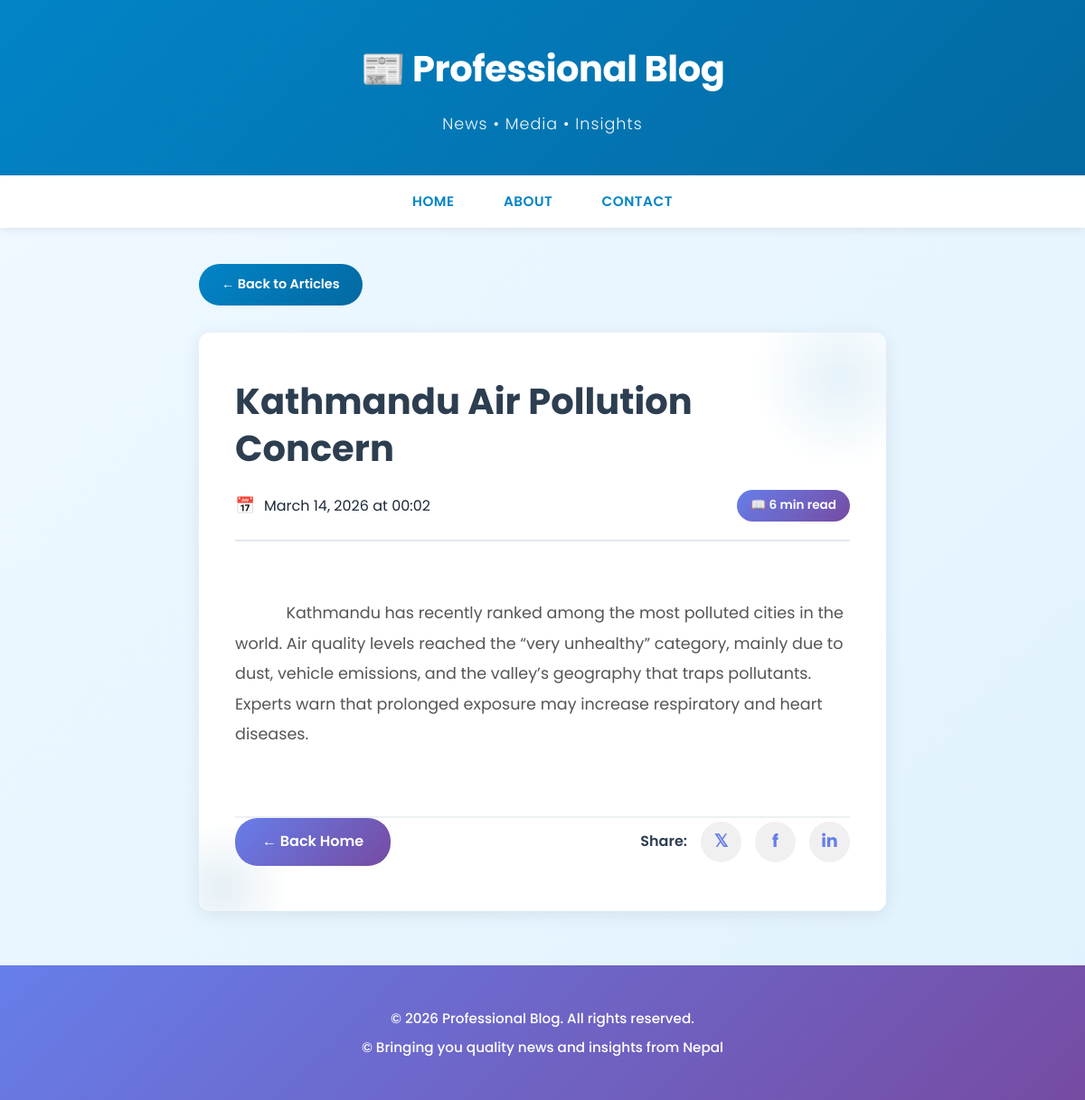
The app's page /post/1/ with its own data.
### posts/models.py (models this page shows)
class Post(models.Model):
    title=models.CharField(max_length=100)
    body=models.CharField(max_length=1000000)
    created_at=models.DateTimeField(default=datetime.now, blank=True)

### posts/views.py (the view)
# urls.py: path('post/<str:pk>/', views.post, name='post'),
def post(request,pk):
    posts=Post.objects.get(id=pk)
    return render(request, 'posts.html', {'posts': posts})

### templates/posts.html (shortened to what this page needs)
<!DOCTYPE html>
<html lang="en">
<head>
</head>
<body>
<header>
    <h1>📰 Professional Blog</h1>
    <p>News • Media • Insights</p>
</header>
<nav>
    <a href="/">Home</a>
    <a href="/#about">About</a>
    <a href="/#contact">Contact</a>
</nav>
<div class="container">
    <a href="/" class="back-button">← Back to Articles</a>
    <article>
        <h1>{{ posts.title }}</h1>
        <div class="article-meta">
            <span class="article-date">{{ posts.created_at|date:"F d, Y \a\t H:i" }}</span>
            <span class="article-reading-time">📖 6 min read</span>
        </div>
        <div class="article-content">
            {{ posts.body }}
        </div>
        <div class="article-footer">
            <a href="/">← Back Home</a>
            <div class="article-share">
                <span style="color: #2c3e50; font-weight: 600; position: relative; z-index: 1;">Share:</span>
                <a href="#" title="Share on Twitter">𝕏</a>
                <a href="#" title="Share on Facebook">f</a>
                <a href="#" title="Share on LinkedIn">in</a>
            </div>
        </div>
    </article>
</div>
<footer>
    <p>&copy; 2026 Professional Blog. All rights reserved.</p>
    <p>© Bringing you quality news and insights from Nepal</p>
</footer>
</body>
</html>

### templates/posts.html (style rules this page uses)
* { margin: 0; padding: 0; box-sizing: border-box; }
body { font-family: 'Poppins', sans-serif; background: linear-gradient(135deg, #f0f9ff 0%, #e0f2fe 100%); color: #1e293b; line-height: 1.8; min-height: 100vh; }
header { background: linear-gradient(135deg, #0284c7 0%, #0369a1 100%); color: white; padding: 40px 20px; text-align: center; box-shadow: 0 4px 15px rgba(0, 0, 0, 0.1); }
header h1 { font-size: 2.5em; font-weight: 700; margin-bottom: 10px; letter-spacing: -0.5px; }
header p { font-size: 1.1em; font-weight: 300; opacity: 0.95; letter-spacing: 1px; }
nav { background: rgba(255, 255, 255, 0.98); padding: 15px 0; text-align: center; position: sticky; top: 0; z-index: 100; box-shadow: 0 2px 10px rgba(0, 0, 0, 0.08); }
nav a { color: #0284c7; margin: 0 25px; text-decoration: none; font-weight: 600; transition: all 0.3s ease; font-size: 0.95em; text-transform: uppercase; letter-spacing: 0.5px; }
.container { max-width: 800px; margin: 40px auto; padding: 0 20px; }
.back-button { display: inline-block; background: linear-gradient(135deg, #0284c7 0%, #0369a1 100%); color: white; padding: 10px 25px; text-decoration: none; border-radius: 25px; font-weight: 600; font-size: 0.9em; margin-bottom: 30px; transition: all 0.3s; }
article { background: white; padding: 50px 40px; border-radius: 12px; box-shadow: 0 4px 20px rgba(0, 0, 0, 0.08); position: relative; overflow: hidden; }
article::before { content: ''; position: absolute; top: -50px; right: -50px; width: 200px; height: 200px; background: radial-gradient(circle, rgba(2, 132, 199, 0.1) 0%, transparent 70%); }
article::after { content: ''; position: absolute; bottom: -50px; left: -50px; width: 150px; height: 150px; background: radial-gradient(circle, rgba(3, 105, 161, 0.1) 0%, transparent 70%); }
article h1 { color: #2c3e50; font-size: 2.5em; margin-bottom: 20px; font-weight: 700; line-height: 1.3; position: relative; z-index: 1; }
.article-meta { display: flex; justify-content: space-between; align-items: center; padding-bottom: 20px; border-bottom: 2px solid #e2e8f0; margin-bottom: 30px; flex-wrap: wrap; gap: 15px; position: relative; z-index: 1; }
.article-date::before { content: '📅'; margin-right: 10px; font-size: 1.1em; }
.article-reading-time { background: linear-gradient(135deg, #667eea 0%, #764ba2 100%); color: white; padding: 5px 15px; border-radius: 20px; font-size: 0.85em; font-weight: 600; }
.article-content { color: #555; font-size: 1.1em; line-height: 1.9; margin: 30px 0; word-break: break-word; white-space: pre-wrap; position: relative; z-index: 1; }
.article-footer { margin-top: 40px;2e8f0 padding-top: 30px; border-top: 2px solid #ecf0f1; display: flex; justify-content: space-between; align-items: center; flex-wrap: wrap; gap: 20px; position: relative; z-index: 1; }
.article-footer a { background: linear-gradient(135deg, #667eea 0%, #764ba2 100%); color: white; padding: 12px 30px; text-decoration: none; border-radius: 25px; font-weight: 600; transition: all 0.3s; }
.article-share { display: flex; align-items: center; gap: 15px; position: relative; z-index: 1; }
.article-share a { display: inline-flex; align-items: center; justify-content: center; width: 45px; height: 45px; border-radius: 50%; background: #f0f0f0; color: #667eea; text-decoration: none; font-weight: 700; transition: all 0.3s; padding: 0; font-size: 1.2em; }
footer { background: linear-gradient(135deg, #667eea 0%, #764ba2 100%); color: white; text-align: center; padding: 40px 20px; margin-top: 60px; font-weight: 500; }
footer p { margin: 5px 0; font-size: 0.95em; }

### records on screen
Post: title "Kathmandu Air Pollution Concern", created_at "March 14, 2026 at 00:02", body "Kathmandu has recently ranked among the most polluted cities in the world. Air quality levels reached the “very unhealthy” category, mainly due to dust, vehicle emissions, and the valley’s geography that traps pollutants. Experts warn that prolonged exposure may increase respiratory and heart diseases."
